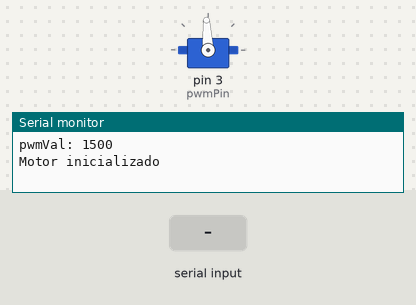
Simulated run of this sketch. Board: Arduino Uno, built with avr-gcc and run on an emulated ATmega328P. Shown: servo, the last lines printed to the serial monitor. The inputs (shaded band) are chosen by the test bench.

Above: at 1.2 s.
1.3 s: "A90\n" received over Serial
At 2.4 s:
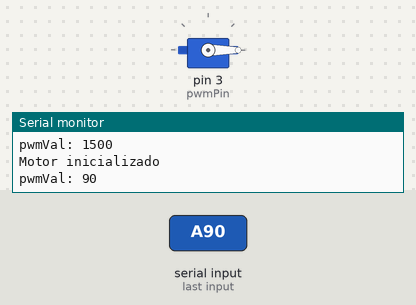
Timing chart, 0 to 4.3 s (numbered marks = the images above; inputs shaded):
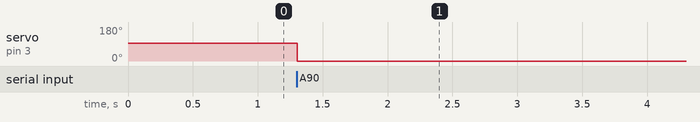

The sketch:

ESC_bidirecional.ino
```cpp
// Ligar fio branco do ESC ao pino 3 arduino e o fio preto ao GND
// O fio vermelho do ESC fornece 5V (não ligar aos 5V do arduino)
// Depois de ligar a alimentação do circuito, procurar o ponto de inicialização do ESC


#include <Servo.h>

Servo motor;  // create servo object to control a servo
// twelve servo objects can be created on most boards

int pwmPin = 3;
int pwmVal = 1500;  // variable to store the servo position

char msg, buffer[15];
int NBytes;


void setup() {

  //motor.attach(pwmPin,1000, 2000);  // attaches the servo on pin 3 to the servo object
  motor.attach(pwmPin);  // attaches the servo on pin 3 to the servo object
  motor.writeMicroseconds(pwmVal);

  Serial.begin(9600, SERIAL_8N1);

  Serial.print("pwmVal: ");
  Serial.println(pwmVal);
  Serial.println("Motor inicializado");
}


void loop() {

  if (Serial.available()) {

    msg = Serial.read();

    if (msg == 'A') {

      NBytes = Serial.readBytesUntil('\r\n', buffer, 15);
      pwmVal = atoi(buffer);

      motor.writeMicroseconds(pwmVal);

      Serial.print("pwmVal: ");
      Serial.println(pwmVal);
    }
  }
}
```

Measured:
- after the input at 1.3 s, servo on pin 3 (pwmPin): 93° → 0° at once
